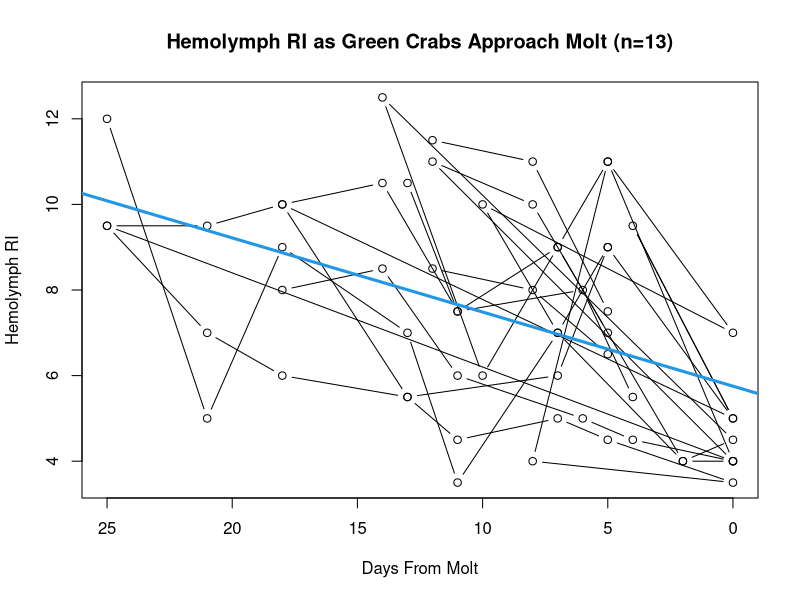
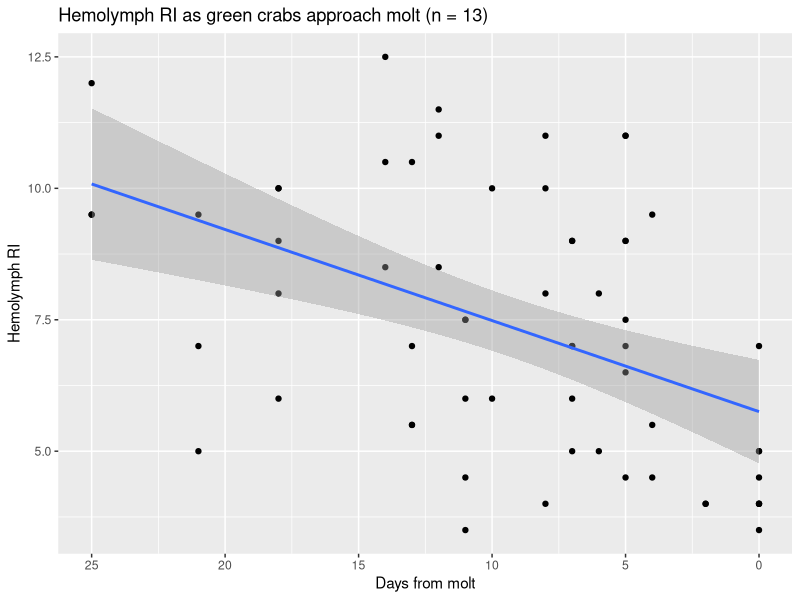
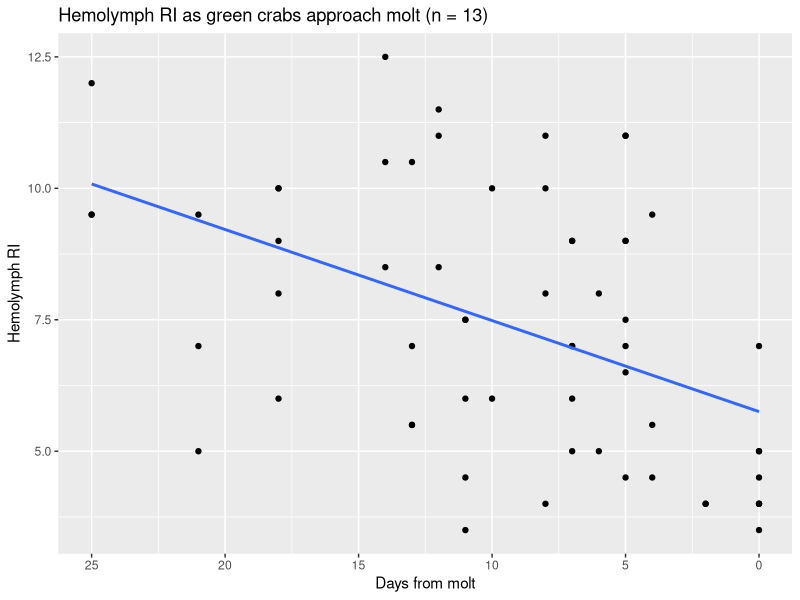
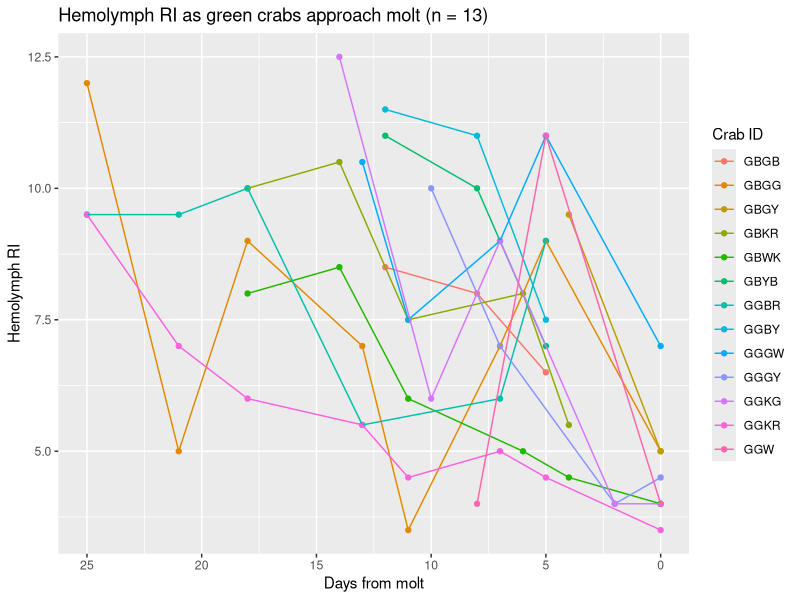
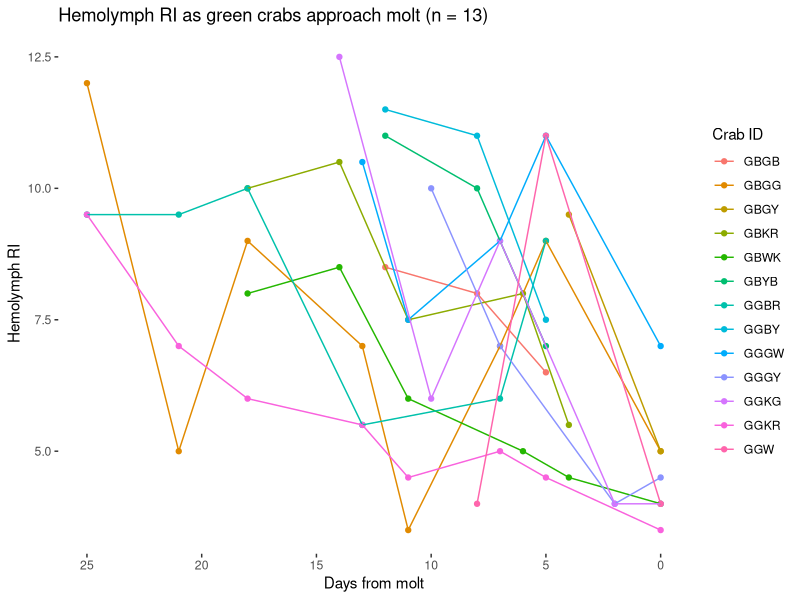
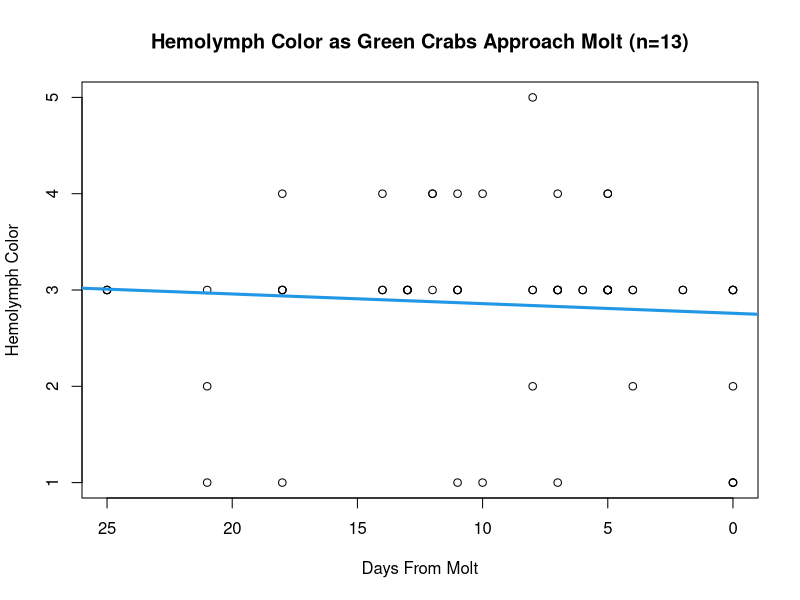
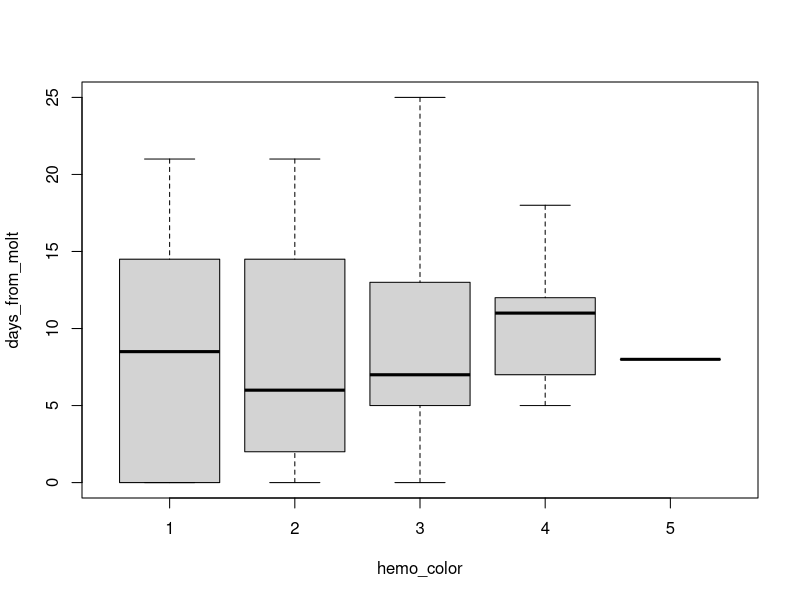
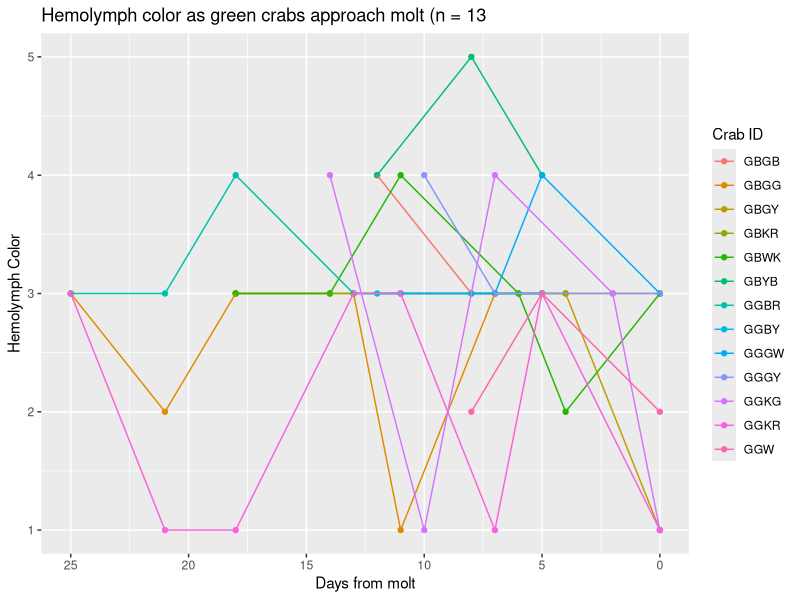

Recreate these plots in R, in order.
## ---- chunk 1

molt_dat <- read.csv("../data/wl_molt_dat.csv")
# read in .csv

library(dplyr)
library(car)
library(ggplot2)
# load relevant libraries for stats analysis
## ---- chunk 2

plot(hemo_ri ~ days_from_molt, data = molt_dat,
     main = "Hemolymph RI as Green Crabs Approach Molt (n=13)",
     xlim = rev(range(days_from_molt)),
     xlab = "Days From Molt", 
     ylab = "Hemolymph RI",
     type = "b")
abline(lm (hemo_ri ~ days_from_molt, data = molt_dat), col = 4, lwd = 3)

# plots hemo ri vs days from molt for all 13 crabs
# need to reverse x axis to count down to molt
# appears to be downward trend in hemolymph RI as crabs approach molt
# need to investigate on an individual level
## ---- chunk 3

molt_dat %>% 
        # pipes molt data into ggplot
  ggplot(aes(x = days_from_molt, y = hemo_ri)) + 
        # populates plot with hemo ri info and defines color with crab ID
    geom_point() + geom_smooth(method=lm) + 
        # specifies type of plot -- linear model with 95 percent confidence
        scale_x_reverse() + 
        # reverses x axis so information counts down to molt
        xlab("Days from molt") + 
        ylab ("Hemolymph RI") +
        ggtitle("Hemolymph RI as green crabs approach molt (n = 13)")
        # renames x and y labels and title

## ---- chunk 4

molt_dat %>% 
        # pipes molt data into ggplot
  ggplot(aes(x = days_from_molt, y = hemo_ri)) + 
        # populates plot with hemo ri info and defines color with crab ID
    geom_point() + geom_smooth(method=lm, se=FALSE) + 
        # specifies type of plot -- linear model without confidence int
        scale_x_reverse() + 
        # reverses x axis so information counts down to molt
        xlab("Days from molt") + 
        ylab ("Hemolymph RI") +
        ggtitle("Hemolymph RI as green crabs approach molt (n = 13)")
        # renames x and y labels and title


## ---- chunk 5

library(ggplot2)
library(dplyr)

molt_dat %>% 
        # pipes molt data into ggplot
  ggplot(aes(x = days_from_molt, y = hemo_ri, colour = crab_id)) + 
        # populates plot with hemo ri info and defines color with crab ID
    geom_point() + geom_line() + 
        # specifies type of plot - scatter linear plot with crab IDs
        scale_x_reverse() + 
        # reverses x axis so information counts down to molt
        xlab("Days from molt") + 
        ylab ("Hemolymph RI") +
        ggtitle("Hemolymph RI as green crabs approach molt (n = 13)") +
        # renames x and y labels and title
        labs(col = "Crab ID") 
        # changes legend title
## ---- chunk 6
library(ggplot2)
library(dplyr)

molt_dat %>% 
        # pipes molt data into ggplot
  ggplot(aes(x = days_from_molt, y = hemo_ri, colour = crab_id)) + 
        # populates plot with hemo ri info and defines color with crab ID
    geom_point() + geom_line() +
        # specifies type of plot - scatter linear plot with crab ids
        scale_x_reverse() + 
        # reverses x axis so information counts down to molt
        xlab("Days from molt") + 
        ylab ("Hemolymph RI") +
        ggtitle("Hemolymph RI as green crabs approach molt (n = 13)") +
        # renames x and y labels and title
        labs(col = "Crab ID") + 
        # changes legend title
        theme(panel.grid.major = element_blank(),
              panel.grid.minor = element_blank(), 
              panel.background = element_blank())
        # removes background grid from plot

## ---- chunk 7
ri_mod <- lm(hemo_ri ~ days_from_molt, data = molt_dat)
summary(ri_mod)
anova(ri_mod)
car::Anova(ri_mod, type = 3)

# linear models for significance testing 
# r square of 0.22 -- weak correlation

## ---- chunk 8

plot(hemo_color ~ days_from_molt, data = molt_dat,
     main = "Hemolymph Color as Green Crabs Approach Molt (n=13)",
     xlim = rev(range(days_from_molt)),
     xlab = "Days From Molt", 
     ylab = "Hemolymph Color")
abline(lm (hemo_color ~ days_from_molt, data = molt_dat), col = 4, lwd = 3)


boxplot(days_from_molt ~ hemo_color, data = molt_dat)

# plots hemo color vs days from molt for all 13 crabs
# need to reverse x axis to count down to molt
# doesn't appear to be strong trend or correlation

## ---- chunk 9
library(ggplot2)
library(dplyr)

molt_dat %>% 
        # pipes molt data into ggplot
  ggplot(aes(x = days_from_molt, y = hemo_color, colour = crab_id)) + 
        # populates plot with hemo color info and defines color with crab ID
    geom_point() + geom_line() + 
        # specifies type of plot
        scale_x_reverse() + 
        # reverses x axis so information counts down to molt
        xlab("Days from molt") + 
        ylab ("Hemolymph Color") +
        ggtitle("Hemolymph color as green crabs approach molt (n = 13") +
        # renames x and y labels and title
        labs(col = "Crab ID")
        # changes legend title
## ---- chunk 10

col_mod <- lm(hemo_color ~ days_from_molt, data = molt_dat)
summary(col_mod)
anova(col_mod)
car::Anova(col_mod, type = 3)

# linear models for significance testing 

## ---- chunk 11

# individual hemo color graphs over time

plot(hemo_color ~ days_from_molt, data = molt_dat,
     subset = crab_id == "GBGB",
     xlab = "Days From Molt", 
     ylab = "Hemolymph Color",
     type = "b")

plot(hemo_color ~ days_from_molt, data = molt_dat,
     subset = crab_id == "GBGG",
     xlab = "Days From Molt", 
     ylab = "Hemolymph Color",
     type = "b")

plot(hemo_color ~ days_from_molt, data = molt_dat,
     subset = crab_id == "GBGB",
     xlab = "Days From Molt", 
     ylab = "Hemolymph Color",
     type = "b")

plot(hemo_color ~ days_from_molt, data = molt_dat,
     subset = crab_id == "GBGY",
     xlab = "Days From Molt", 
     ylab = "Hemolymph Color",
     type = "b")

plot(hemo_color ~ days_from_molt, data = molt_dat,
     subset = crab_id == "GBKR",
     xlab = "Days From Molt", 
     ylab = "Hemolymph Color",
     type = "b")

plot(hemo_color ~ days_from_molt, data = molt_dat,
     subset = crab_id == "GBWK",
     xlab = "Days From Molt", 
     ylab = "Hemolymph Color",
     type = "b")

plot(hemo_color ~ days_from_molt, data = molt_dat,
     subset = crab_id == "GBYB",
     xlab = "Days From Molt", 
     ylab = "Hemolymph Color",
     type = "b")

plot(hemo_color ~ days_from_molt, data = molt_dat,
     subset = crab_id == "GGBR",
     xlab = "Days From Molt", 
     ylab = "Hemolymph Color",
     type = "b")

plot(hemo_color ~ days_from_molt, data = molt_dat,
     subset = crab_id == "GGBY",
     xlab = "Days From Molt", 
     ylab = "Hemolymph Color",
     type = "b")

plot(hemo_color ~ days_from_molt, data = molt_dat,
     subset = crab_id == "GGGW",
     xlab = "Days From Molt", 
     ylab = "Hemolymph Color",
     type = "b")

plot(hemo_color ~ days_from_molt, data = molt_dat,
     subset = crab_id == "GGGY",
     xlab = "Days From Molt", 
     ylab = "Hemolymph Color",
     type = "b")

plot(hemo_color ~ days_from_molt, data = molt_dat,
     subset = crab_id == "GGKG",
     xlab = "Days From Molt", 
     ylab = "Hemolymph Color",
     type = "b")

plot(hemo_color ~ days_from_molt, data = molt_dat,
     subset = crab_id == "GGKR",
     xlab = "Days From Molt", 
     ylab = "Hemolymph Color",
     type = "b")

plot(hemo_color ~ days_from_molt, data = molt_dat,
     subset = crab_id == "GGW",
     xlab = "Days From Molt", 
     ylab = "Hemolymph Color",
     type = "b")
## ---- chunk 12

# individual RI graphs over time
# appears that as crabs approach molt, RI decreases

plot(hemo_ri ~ days_from_molt, data = molt_dat,
     subset = crab_id == "GBGB",
     xlab = "Days From Molt",
     type = "b")

plot(hemo_ri ~ days_from_molt, data = molt_dat,
     subset = crab_id == "GBGG",
     xlab = "Days From Molt", 
     ylab = "Hemolymph RI",
     type = "b")

plot(hemo_ri ~ days_from_molt, data = molt_dat,
     subset = crab_id == "GBGB",
     xlab = "Days From Molt", 
     ylab = "Hemolymph RI",
     type = "b")

plot(hemo_ri ~ days_from_molt, data = molt_dat,
     subset = crab_id == "GBGY",
     xlab = "Days From Molt", 
     ylab = "Hemolymph RI",
     type = "b")

plot(hemo_ri ~ days_from_molt, data = molt_dat,
     subset = crab_id == "GBKR",
     xlab = "Days From Molt", 
     ylab = "Hemolymph RI",
     type = "b")

plot(hemo_ri ~ days_from_molt, data = molt_dat,
     subset = crab_id == "GBWK",
     xlab = "Days From Molt", 
     ylab = "Hemolymph RI",
     type = "b")

plot(hemo_ri ~ days_from_molt, data = molt_dat,
     subset = crab_id == "GBYB",
     xlab = "Days From Molt", 
     ylab = "Hemolymph RI",
     type = "b")

plot(hemo_ri ~ days_from_molt, data = molt_dat,
     subset = crab_id == "GGBR",
     xlab = "Days From Molt", 
     ylab = "Hemolymph RI",
     type = "b")

plot(hemo_ri ~ days_from_molt, data = molt_dat,
     subset = crab_id == "GGBY",
     xlab = "Days From Molt", 
     ylab = "Hemolymph RI",
     type = "b")

plot(hemo_ri ~ days_from_molt, data = molt_dat,
     subset = crab_id == "GGGW",
     xlab = "Days From Molt", 
     ylab = "Hemolymph RI",
     type = "b")

plot(hemo_ri ~ days_from_molt, data = molt_dat,
     subset = crab_id == "GGGY",
     xlab = "Days From Molt", 
     ylab = "Hemolymph RI",
     type = "b")

plot(hemo_ri ~ days_from_molt, data = molt_dat,
     subset = crab_id == "GGKG",
     xlab = "Days From Molt", 
     ylab = "Hemolymph RI",
     type = "b")

plot(hemo_ri ~ days_from_molt, data = molt_dat,
     subset = crab_id == "GGKR",
     xlab = "Days From Molt", 
     ylab = "Hemolymph RI",
     type = "b")

plot(hemo_ri ~ days_from_molt, data = molt_dat,
     subset = crab_id == "GGW",
     xlab = "Days From Molt", 
     ylab = "Hemolymph RI",
     type = "b")
